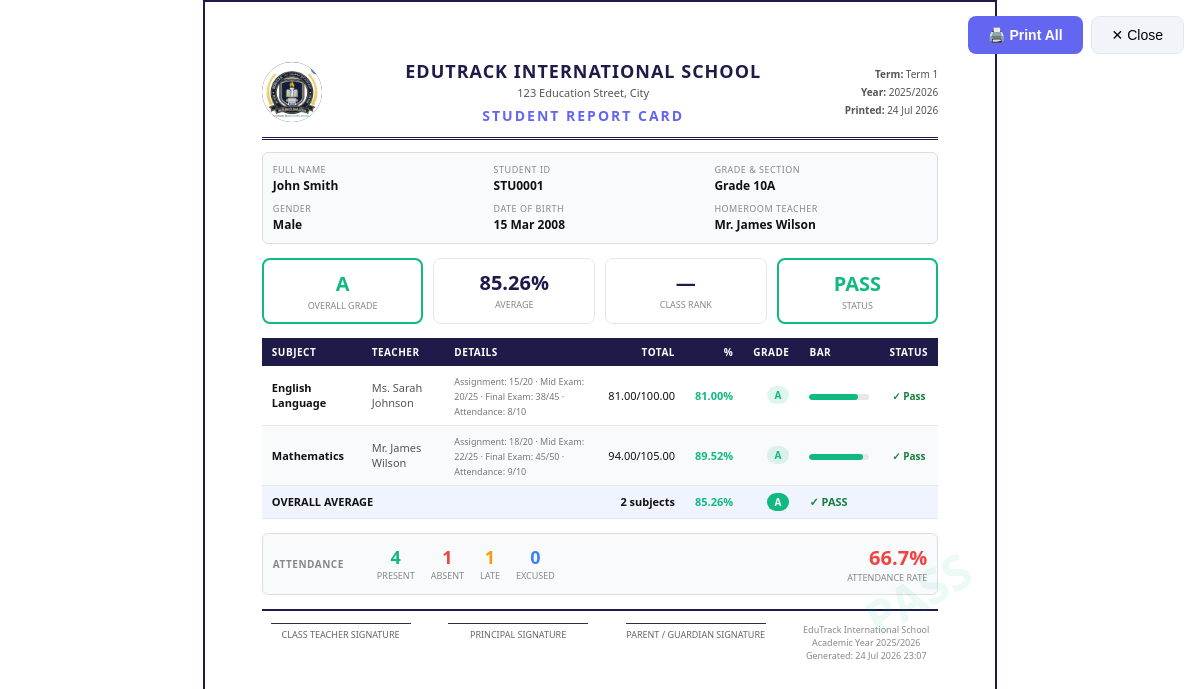
Page /report_card.php?student_id=1&term=Term+1&year=2025/2026 (signed in) on the committed database.
### tables this page shows
CREATE TABLE `students` (
  `id` int(11) NOT NULL AUTO_INCREMENT,
  `name` varchar(100) NOT NULL,
  `roll_number` varchar(20) NOT NULL,
  `grade` varchar(10) NOT NULL,
  `class_section` varchar(10) NOT NULL,
  `gender` enum('Male','Female','Other') DEFAULT NULL,
  `date_of_birth` date DEFAULT NULL,
  `nationality` varchar(50) DEFAULT NULL,
  `photo` varchar(255) DEFAULT NULL,
  `parent_name` varchar(100) DEFAULT NULL,
  `parent_phone` varchar(30) DEFAULT NULL,
  `parent_email` varchar(100) DEFAULT NULL,
  `address` text DEFAULT NULL,
  `medical_notes` text DEFAULT NULL,
  `teacher_id` int(11) DEFAULT NULL,
  `academic_year` varchar(20) DEFAULT '2025/2026',
  `status` enum('active','inactive','transferred','graduated') DEFAULT 'active',
  `created_at` timestamp NOT NULL DEFAULT current_timestamp(),
  `updated_at` timestamp NOT NULL DEFAULT current_timestamp() ON UPDATE current_timestamp(),
  PRIMARY KEY (`id`),
  UNIQUE KEY `roll_number` (`roll_number`)
);

CREATE TABLE `school_settings` (
  `id` int(11) NOT NULL AUTO_INCREMENT,
  `setting_key` varchar(100) NOT NULL,
  `setting_value` text NOT NULL,
  `updated_at` timestamp NOT NULL DEFAULT current_timestamp() ON UPDATE current_timestamp(),
  PRIMARY KEY (`id`),
  UNIQUE KEY `setting_key` (`setting_key`)
);

CREATE TABLE `users` (
  `id` int(11) NOT NULL AUTO_INCREMENT,
  `name` varchar(100) NOT NULL,
  `email` varchar(100) NOT NULL,
  `password` varchar(255) NOT NULL,
  `role` enum('superadmin','teacher','parent','registration') NOT NULL,
  `status` enum('active','inactive') DEFAULT 'active',
  `dark_mode` tinyint(1) DEFAULT 0,
  `lang` varchar(5) DEFAULT 'en',
  `created_at` timestamp NOT NULL DEFAULT current_timestamp(),
  `last_login` timestamp NULL DEFAULT NULL,
  PRIMARY KEY (`id`),
  UNIQUE KEY `email` (`email`)
);

CREATE TABLE `student_marks_custom` (
  `id` int(11) NOT NULL AUTO_INCREMENT,
  `student_id` int(11) NOT NULL,
  `subject_id` int(11) NOT NULL,
  `teacher_id` int(11) NOT NULL,
  `class_id` int(11) DEFAULT NULL,
  `term` varchar(20) NOT NULL DEFAULT 'Term 1',
  `academic_year` varchar(20) DEFAULT '2025/2026',
  `criteria_data` longtext NOT NULL COMMENT 'JSON scores per criterion',
  `criteria_max` longtext DEFAULT NULL COMMENT 'JSON max per criterion',
  `total_mark` decimal(6,2) NOT NULL DEFAULT 0.00,
  `max_mark` decimal(6,2) NOT NULL DEFAULT 100.00,
  `percentage` decimal(5,2) NOT NULL DEFAULT 0.00,
  `grade` char(2) NOT NULL DEFAULT 'F',
  `remarks` text DEFAULT NULL,
  `is_locked` tinyint(1) DEFAULT 0,
  `locked_by` int(11) DEFAULT NULL,
  `locked_at` timestamp NULL DEFAULT NULL,
  `entered_by` int(11) DEFAULT NULL,
  `entered_at` timestamp NOT NULL DEFAULT current_timestamp(),
  `updated_at` timestamp NOT NULL DEFAULT current_timestamp() ON UPDATE current_timestamp(),
  PRIMARY KEY (`id`),
  UNIQUE KEY `unique_mark` (`student_id`,`subject_id`,`term`,`academic_year`)
);

CREATE TABLE `subjects` (
  `id` int(11) NOT NULL AUTO_INCREMENT,
  `name` varchar(100) NOT NULL,
  `code` varchar(20) DEFAULT NULL,
  `color` varchar(7) DEFAULT '#667eea',
  `description` text DEFAULT NULL,
  `created_at` timestamp NOT NULL DEFAULT current_timestamp(),
  PRIMARY KEY (`id`)
);

### config.php (called while the page is built, shortened)
<?php
function getGradeLetter($percentage) {
    if ($percentage >= 80) return ['A',  '#10b981'];
    return ['F', '#ef4444'];
}
function getSchoolSetting($pdo, $key, $default = '') {
    try {
        $stmt = $pdo->prepare("SELECT setting_value FROM school_settings WHERE setting_key = ?");
        $stmt->execute([$key]);
        $row = $stmt->fetch();
        return $row ? $row['setting_value'] : $default;
    } catch (Exception $e) {
        return $default;
    }
}
function sanitize($str) {
    return htmlspecialchars(trim($str), ENT_QUOTES, 'UTF-8');
}
?>

### report_card.php (the view, shortened to what this page needs)
<?php
require_once 'config.php';
$student_id = (int)($_GET['student_id'] ?? 0);
$class_id   = (int)($_GET['class_id'] ?? 0);
$term       = sanitize($_GET['term'] ?? 'Term 1');
$year       = sanitize($_GET['year'] ?? '2025/2026');
$students = [];
if ($class_id && !$student_id) {
    $cl = $pdo->prepare("SELECT grade, section FROM classes WHERE id=?");
    $cl->execute([$class_id]);
    $clRow = $cl->fetch();
    if ($clRow) {
        $sq = $pdo->prepare("SELECT * FROM students WHERE grade=? AND class_section=? AND status='active' ORDER BY name");
        $sq->execute([$clRow['grade'], $clRow['section']]);
        $students = $sq->fetchAll();
    }
} elseif ($student_id) {
    $sq = $pdo->prepare("SELECT * FROM students WHERE id=?");
    $sq->execute([$student_id]);
    $stu = $sq->fetch();
    if ($stu) $students = [$stu];
}
$schoolName = getSchoolSetting($pdo, 'school_name', 'EduTrack International School');
$schoolAddress = getSchoolSetting($pdo, 'school_address', '');
$passPercent = (float)getSchoolSetting($pdo, 'pass_percentage', 50);
?>
<!DOCTYPE html>
<html lang="en">
<head>
</head>
<body>
<div class="no-print">
  <button onclick="window.print()" style="padding:10px 20px;background:#6366f1;color:#fff;border:none;border-radius:8px;cursor:pointer;font-size:14px;font-weight:600">
    🖨️ Print All
  </button>
  <button onclick="window.close()" style="padding:10px 20px;background:#f1f5f9;border:1px solid #e2e8f0;border-radius:8px;cursor:pointer;font-size:14px">
    ✕ Close
  </button>
</div>
<?php foreach($students as $stuIdx => $stu): ?>
<?php
$marks = $pdo->prepare("
    SELECT smc.*, sub.name AS subject_name, sub.color AS subj_color,
           u.name AS teacher_name
    FROM student_marks_custom smc
    JOIN subjects sub ON sub.id=smc.subject_id
    JOIN teachers t ON t.id=smc.teacher_id
    JOIN users u ON u.id=t.user_id
    WHERE smc.student_id=? AND smc.term=? AND smc.academic_year=?
    ORDER BY sub.name
");
$marks->execute([$stu['id'], $term, $year]);
$allMarks = $marks->fetchAll();
$totalPct = 0; $subjectCount = count($allMarks);
$failCount = 0;
foreach ($allMarks as $mk) {
    $totalPct += $mk['percentage'];
}
$avgPct = $subjectCount > 0 ? round($totalPct / $subjectCount, 2) : 0;
[$ogl, $ogc] = getGradeLetter($avgPct);
$isPassing = $avgPct >= $passPercent && $failCount == 0;
$rankRow = $pdo->prepare("
    SELECT rank_position,
           (SELECT COUNT(*) FROM class_rankings WHERE class_id=cr.class_id AND term=cr.term AND academic_year=cr.academic_year) AS total
    FROM class_rankings cr
    JOIN classes c ON c.id=cr.class_id
    WHERE cr.student_id=? AND cr.term=? AND cr.academic_year=?
    LIMIT 1
");
$rankRow->execute([$stu['id'], $term, $year]);
$rank = $rankRow->fetch();
$att = $pdo->prepare("
    SELECT
        SUM(status='Present') AS present,
        SUM(status='Absent') AS absent,
        SUM(status='Late') AS late,
        SUM(status='Excused') AS excused,
        COUNT(*) AS total
    FROM attendance WHERE student_id=?
    AND date BETWEEN ? AND ?
");
$attFrom = '2025-09-01'; $attTo = date('Y-m-d');
$att->execute([$stu['id'], $attFrom, $attTo]);
$attData = $att->fetch();
$attPct = $attData['total'] > 0 ? round(($attData['present'] / $attData['total']) * 100, 1) : 0;
$hr = $pdo->prepare("
    SELECT u.name FROM classes c
    JOIN teachers t ON t.id=c.teacher_id JOIN users u ON u.id=t.user_id
    WHERE c.grade=? AND c.section=? LIMIT 1
");
$hr->execute([$stu['grade'], $stu['class_section']]);
$hrtName = $hr->fetchColumn();
?>
<div class="report-card" style="position:relative">
  <div class="watermark-pass"><?= $isPassing ? 'PASS' : 'REVIEW' ?></div>
  <div class="rc-header">
    <div class="rc-logo">
      <img src="images/logo.png" onerror="this.style.display='none';this.parentElement.textContent='E'" alt="Logo">
    </div>
    <div class="rc-school-info">
      <div class="rc-school-name"><?= sanitize($schoolName) ?></div>
      <div class="rc-school-sub"><?= sanitize($schoolAddress) ?></div>
      <div class="rc-title">Student Report Card</div>
    </div>
    <div style="text-align:right;font-size:10px;color:#555;line-height:1.8">
      <div><strong>Term:</strong> <?= sanitize($term) ?></div>
      <div><strong>Year:</strong> <?= sanitize($year) ?></div>
      <div><strong>Printed:</strong> <?= date('d M Y') ?></div>
    </div>
  </div>
  <div class="rc-student-info">
    <div class="info-item">
      <div class="info-label">Full Name</div>
      <div class="info-value"><?= sanitize($stu['name']) ?></div>
    </div>
    <div class="info-item">
      <div class="info-label">Student ID</div>
      <div class="info-value"><?= sanitize($stu['roll_number']) ?></div>
    </div>
    <div class="info-item">
      <div class="info-label">Grade & Section</div>
      <div class="info-value">Grade <?= $stu['grade'] ?><?= $stu['class_section'] ?></div>
    </div>
    <div class="info-item">
      <div class="info-label">Gender</div>
      <div class="info-value"><?= sanitize($stu['gender'] ?? '—') ?></div>
    </div>
    <div class="info-item">
      <div class="info-label">Date of Birth</div>
      <div class="info-value"><?= $stu['date_of_birth'] ? date('d M Y', strtotime($stu['date_of_birth'])) : '—' ?></div>
    </div>
    <div class="info-item">
      <div class="info-label">Homeroom Teacher</div>
      <div class="info-value"><?= sanitize($hrtName ?? '—') ?></div>
    </div>
  </div>
  <div class="rc-summary">
    <div class="summary-box" style="border-color:<?= $ogc ?>;border-width:2px">
      <div class="summary-num" style="color:<?= $ogc ?>"><?= $ogl ?></div>
      <div class="summary-lbl">Overall Grade</div>
    </div>
    <div class="summary-box">
      <div class="summary-num"><?= $avgPct ?>%</div>
      <div class="summary-lbl">Average</div>
    </div>
    <div class="summary-box">
      <div class="summary-num"><?= $rank ? '#'.$rank['rank_position'].'/'.$rank['total'] : '—' ?></div>
      <div class="summary-lbl">Class Rank</div>
    </div>
    <div class="summary-box" style="border-color:<?= $isPassing?'#10b981':'#ef4444' ?>;border-width:2px">
      <div class="summary-num" style="color:<?= $isPassing?'#10b981':'#ef4444' ?>"><?= $isPassing?'PASS':'REVIEW' ?></div>
      <div class="summary-lbl">Status</div>
    </div>
  </div>
  <table class="marks-table">
    <thead>
      <tr>
        <th>Subject</th>
        <th>Teacher</th>
        <th>Details</th>
        <th style="text-align:right">Total</th>
        <th style="text-align:right">%</th>
        <th style="text-align:right">Grade</th>
        <th>Bar</th>
        <th style="text-align:center">Status</th>
      </tr>
    </thead>
    <tbody>
    <?php foreach($allMarks as $mk): [$gl,$gc]=getGradeLetter($mk['percentage']); ?>
    <tr>
      <td style="font-weight:600"><?= sanitize($mk['subject_name']) ?></td>
      <td style="color:#555"><?= sanitize($mk['teacher_name']) ?></td>
      <td>
        <?php
        $cd=json_decode($mk['criteria_data'],true);
        $cm=json_decode($mk['criteria_max'],true);
        if($cd && is_array($cd)):
          $parts=[];
          foreach($cd as $cn=>$cv) $parts[]="{$cn}: {$cv}/".($cm[$cn]??'?');
          echo '<span style="font-size:9px;color:#777">'.implode(' · ',$parts).'</span>';
        endif;
        ?>
      </td>
      <td style="text-align:right"><?= $mk['total_mark'] ?>/<?= $mk['max_mark'] ?></td>
      <td style="text-align:right;font-weight:700;color:<?= $gc ?>"><?= $mk['percentage'] ?>%</td>
      <td style="text-align:right">
        <span class="grade-pill" style="background:<?= $gc ?>22;color:<?= $gc ?>"><?= $gl ?></span>
      </td>
      <td style="width:80px">
        <div class="mini-bar"><div class="mini-bar-fill" style="width:<?= min($mk['percentage'],100) ?>%;background:<?= $gc ?>"></div></div>
      </td>
      <td style="text-align:center">
        <span class="<?= $mk['percentage']>=$passPercent?'pass':'fail' ?>" style="font-size:10px;font-weight:700">
          <?= $mk['percentage']>=$passPercent?'✓ Pass':'✗ Fail' ?>
        </span>
      </td>
    </tr>
    <?php endforeach; ?>
    <?php if(empty($allMarks)): ?>
    <tr><td colspan="8" style="text-align:center;padding:20px;color:#888">No marks recorded for this term</td></tr>
    <?php else: ?>
    <tr>
      <td colspan="3" style="font-weight:700">OVERALL AVERAGE</td>
      <td style="text-align:right;font-weight:700"><?= count($allMarks) ?> subjects</td>
      <td style="text-align:right;font-weight:800;color:<?= $ogc ?>"><?= $avgPct ?>%</td>
      <td style="text-align:right"><span class="grade-pill" style="background:<?= $ogc ?>;color:#fff"><?= $ogl ?></span></td>
      <td colspan="2" style="font-weight:700;color:<?= $isPassing?'#15803d':'#dc2626' ?>"><?= $isPassing?'✓ PASS':'✗ REVIEW' ?></td>
    </tr>
    <?php endif; ?>
    </tbody>
  </table>
  <div style="display:flex;align-items:center;gap:24px;margin-bottom:14px;padding:10px;border:1px solid #ddd;border-radius:6px;background:#f9fafb">
    <strong style="font-size:10px;text-transform:uppercase;color:#888;letter-spacing:.5px;width:80px">Attendance</strong>
    <div class="rc-attendance" style="margin:0;flex:1">
      <?php foreach([
        ['Present','#10b981',$attData['present']??0],
        ['Absent','#ef4444',$attData['absent']??0],
        ['Late','#f59e0b',$attData['late']??0],
        ['Excused','#3b82f6',$attData['excused']??0],
      ] as [$l,$c,$v]): ?>
      <div class="att-item">
        <div class="att-num" style="color:<?= $c ?>"><?= $v ?></div>
        <div class="att-lbl"><?= $l ?></div>
      </div>
      <?php endforeach; ?>
    </div>
    <div style="text-align:right">
      <div style="font-size:20px;font-weight:800;color:<?= $attPct>=90?'#10b981':($attPct>=75?'#f59e0b':'#ef4444') ?>"><?= $attPct ?>%</div>
      <div style="font-size:9px;color:#888;text-transform:uppercase">Attendance Rate</div>
    </div>
  </div>
  <div class="rc-footer">
    <div class="sig-line">
      <div class="line"></div>
      <div class="label">Class Teacher Signature</div>
    </div>
    <div class="sig-line">
      <div class="line"></div>
      <div class="label">Principal Signature</div>
    </div>
    <div class="sig-line">
      <div class="line"></div>
      <div class="label">Parent / Guardian Signature</div>
    </div>
    <div style="text-align:center;font-size:9px;color:#888">
      <div><?= sanitize($schoolName) ?></div>
      <div>Academic Year <?= sanitize($year) ?></div>
      <div>Generated: <?= date('d M Y H:i') ?></div>
    </div>
  </div>
</div>
<?php endforeach; ?>
</body>
</html>

### rows in the picture
students: name "John Smith", roll_number "STU0001", grade "10", class_section "A", gender "Male", date_of_birth "15 Mar 2008", users.name "Mr. James Wilson", ogl "A", avgPct "85.26", count($allMarks) "2", v "4", l "PRESENT", v "1", l "ABSENT", l "LATE", v "0", l "EXCUSED", attPct "66.7"
school_settings: setting_value "EDUTRACK INTERNATIONAL SCHOOL", setting_value "EduTrack International School"
school_settings: setting_value "123 Education Street, City"
student_marks_custom: subject.name "English Language", users.name "Ms. Sarah Johnson", parts "Assignment: 15/20 · Mid Exam: 20/25 · Final Exam: 38/45 · Attendance: 8/10", total_mark "81.00", max_mark "100.00", percentage "81.00", gl "A", shows "✓ Pass"
student_marks_custom: subject.name "Mathematics", users.name "Mr. James Wilson", parts "Assignment: 18/20 · Mid Exam: 22/25 · Final Exam: 45/50 · Attendance: 9/10", total_mark "94.00", max_mark "105.00", percentage "89.52", gl "A", shows "✓ Pass"
